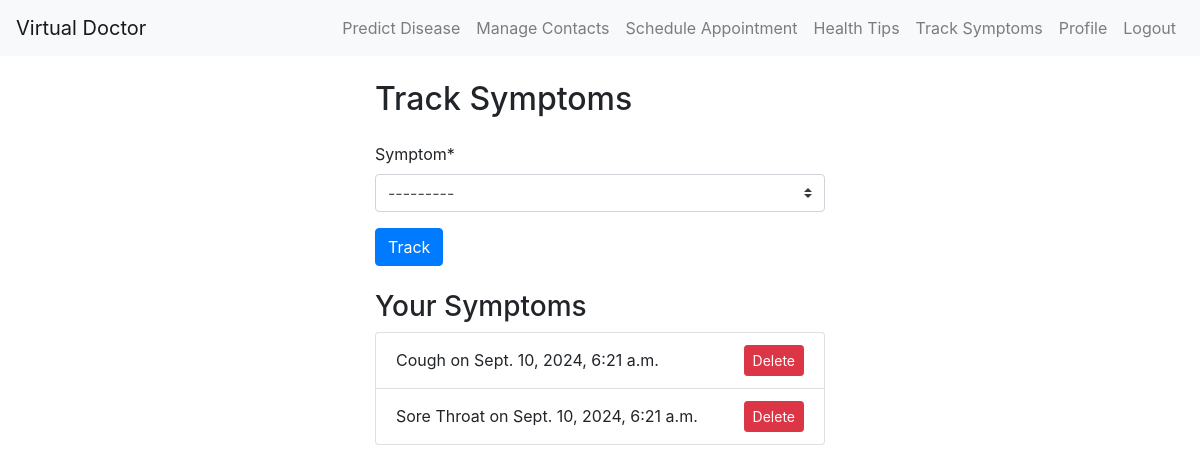
The app's page /track/ (signed in), older data.
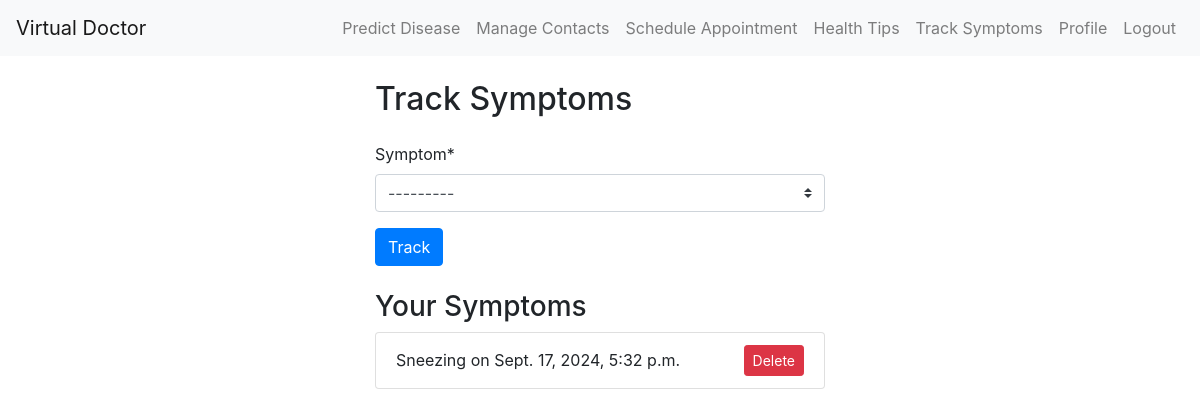
The same page, newer data.
### doctor/models.py (models this page shows, shortened)
class SymptomTracker(Model):
    user: ForeignKey = ForeignKey(User, on_delete=CASCADE)
    symptom: ForeignKey = ForeignKey(Symptom, on_delete=CASCADE)
    date_reported: DateTimeField = DateTimeField(auto_now_add=True)

class Symptom(Model):
    name: CharField = CharField(max_length=100)
    def __str__(self) -> str:
        return self.name.__str__()

### doctor/views.py (the view)
# urls.py: path('track/', track_symptoms, name='track_symptoms'),
@login_required
def track_symptoms(request: WSGIRequest) -> HttpResponseRedirect | HttpResponse:
    if request.method == 'POST':
        if 'delete_symptom' in request.POST:  # Check if the delete button was pressed
            symptom_id = request.POST.get('symptom_id')
            try:
                tracker = SymptomTracker.objects.get(id=symptom_id, user=request.user)
                tracker.delete()
            except SymptomTracker.DoesNotExist:
                return HttpResponse("Symptom does not exist or you're not authorized to delete it.", status=404)
            return redirect('track_symptoms')
        else:  # Handle symptom tracking (creation)
            form: SymptomTrackerForm = SymptomTrackerForm(request.POST)
            if form.is_valid():
                tracker: SymptomTracker = form.save(commit=False)
                tracker.user = request.user
                tracker.save()
                return redirect('track_symptoms')
    else:
        form: SymptomTrackerForm = SymptomTrackerForm()
    symptoms: QuerySet[SymptomTracker] = SymptomTracker.objects.filter(user=request.user)
    return render(request, 'track_symptoms.html', {'form': form, 'symptoms': symptoms})

### doctor/forms.py
class SymptomTrackerForm(forms.ModelForm):
    class Meta:
        model = SymptomTracker
        fields: list[str] = ['symptom']
        widgets = {
            'symptom': forms.Select(attrs={'class':'custom-select'}),
        }

### doctor/templates/track_symptoms.html (shortened to what this page needs)
{% extends 'base.html' %}
{% load crispy_forms_filters %}
{% block content %}
<div class="row justify-content-center">
    <div class="col-md-6">
        <h2 class="mb-4">Track Symptoms</h2>
        <form method="post">
            {{ form|crispy }}
            <button type="submit" class="btn btn-primary">Track</button>
        </form>
        <h3 class="mt-4">Your Symptoms</h3>
        <ul class="list-group">
            {% for symptom in symptoms %}
            <li class="list-group-item d-flex justify-content-between align-items-center">
                {{ symptom.symptom.name }} on {{ symptom.date_reported }}
                <form method="post" action="{% url 'track_symptoms' %}" style="display:inline;">
                    <button type="submit" name="delete_symptom" class="btn btn-danger btn-sm">Delete</button>
                </form>
            </li>
            {% endfor %}
        </ul>
    </div>
</div>
{% endblock %}

### doctor/templates/base.html (shortened to what this page needs)
<!DOCTYPE html>
<html lang="en">
<head>
    <link href="https://stackpath.bootstrapcdn.com/bootstrap/4.5.2/css/bootstrap.min.css" rel="stylesheet">
    {% load static %}
    <link href="{% static 'css/styles.css' %}" rel="stylesheet">
</head>
<body>
    <nav class="navbar navbar-expand-lg navbar-light bg-light fixed-top">
        <a class="navbar-brand" href="{% url 'home' %}">Virtual Doctor</a>
        <div class="collapse navbar-collapse">
            <ul class="navbar-nav ml-auto">
                {% if user.is_authenticated %}
                <li class="nav-item">
                    <a class="nav-link" href="{% url 'predict_disease' %}">Predict Disease</a>
                </li>
                <li class="nav-item">
                    <a class="nav-link" href="{% url 'manage_contacts' %}">Manage Contacts</a>
                </li>
                <li class="nav-item">
                    <a class="nav-link" href="{% url 'schedule_appointment' %}">Schedule Appointment</a>
                </li>
                <li class="nav-item">
                    <a class="nav-link" href="{% url 'view_health_tips' %}">Health Tips</a>
                </li>
                <li class="nav-item">
                    <a class="nav-link" href="{% url 'track_symptoms' %}">Track Symptoms</a>
                </li>
                <li class="nav-item">
                    <a class="nav-link" href="{% url 'profile' %}">Profile</a>
                </li>
                <li class="nav-item">
                    <a class="nav-link" href="{% url 'logout' %}">Logout</a>
                </li>
                {% endif %}
            </ul>
        </div>
    </nav>
    <div class="container mt-4">
        {% block content %}{% endblock %}
    </div>
</body>
</html>

### static/css/styles.css (style rules this page uses)
body { padding-top: 56px; }
.container { max-width: 960px; }

Row changes from the older to the newer data that the page shows:
removed SymptomTracker: symptom.name "Cough", date_reported "Sept. 10, 2024, 6:21 a.m."
removed SymptomTracker: symptom.name "Sore Throat", date_reported "Sept. 10, 2024, 6:21 a.m."
added SymptomTracker: symptom.name "Sneezing", date_reported "Sept. 17, 2024, 5:32 p.m."
